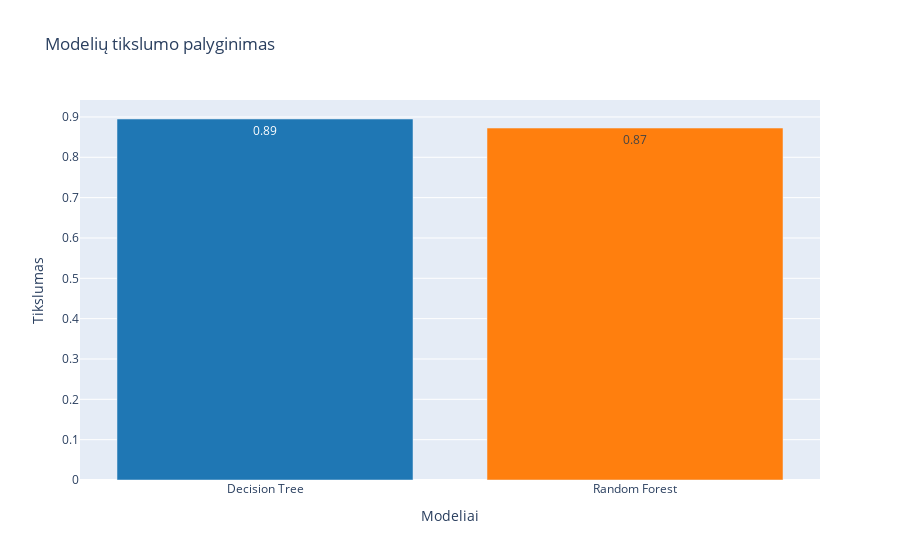

Source (notebook cell):
### Code cell
# Tikslumo metrikos
dt_accuracy = accuracy
rf_accuracy = accuracy_trees

# Bar chart su modelių tikslumo metrikomis
trace1 = go.Bar(
    x=['Decision Tree', 'Random Forest'],
    y=[dt_accuracy, rf_accuracy],
    text=[f'{dt_accuracy:.2f}', f'{rf_accuracy:.2f}'],
    textposition='auto',
    marker=dict(color=['#1f77b4', '#ff7f0e'])
)

data = [trace1]
layout = go.Layout(
    title='Modelių tikslumo palyginimas',
    xaxis=dict(title='Modeliai'),
    yaxis=dict(title='Tikslumas')
)

fig = go.Figure(data=data, layout=layout)
fig.show()

### Figure 1 — Plotly figure (JSON) as saved in the notebook; plotly's stock layout.template omitted (floating-point values rounded to 4 significant figures)
{"data": [{"marker": {"color": ["#1f77b4", "#ff7f0e"]}, "text": ["0.89", "0.87"], "textposition": "auto", "type": "bar", "x": ["Decision Tree", "Random Forest"], "y": [0.8949, 0.8725]}], "layout": {"title": {"text": "Modelių tikslumo palyginimas"}, "xaxis": {"title": {"text": "Modeliai"}}, "yaxis": {"title": {"text": "Tikslumas"}}}}
